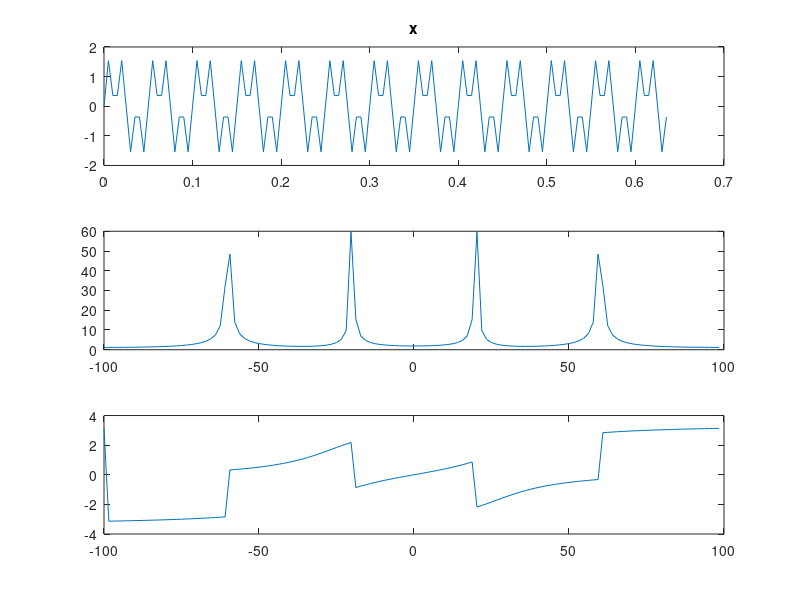
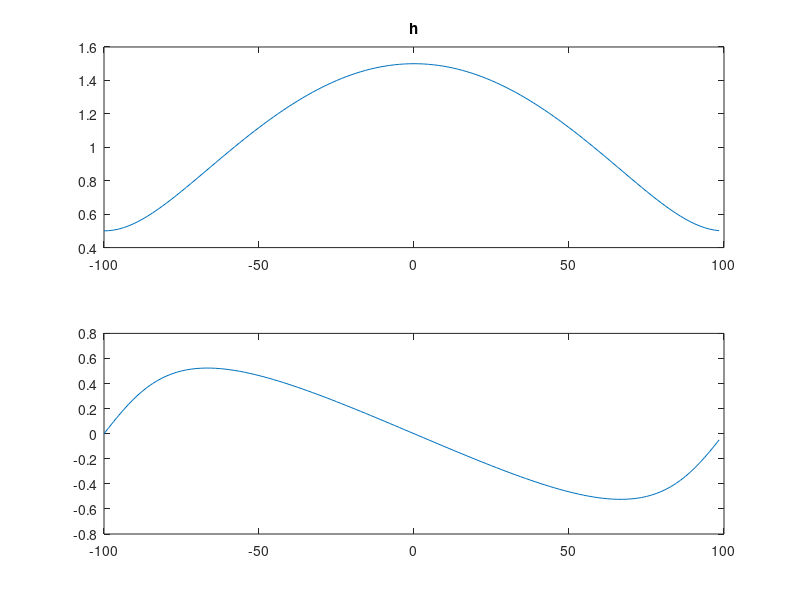
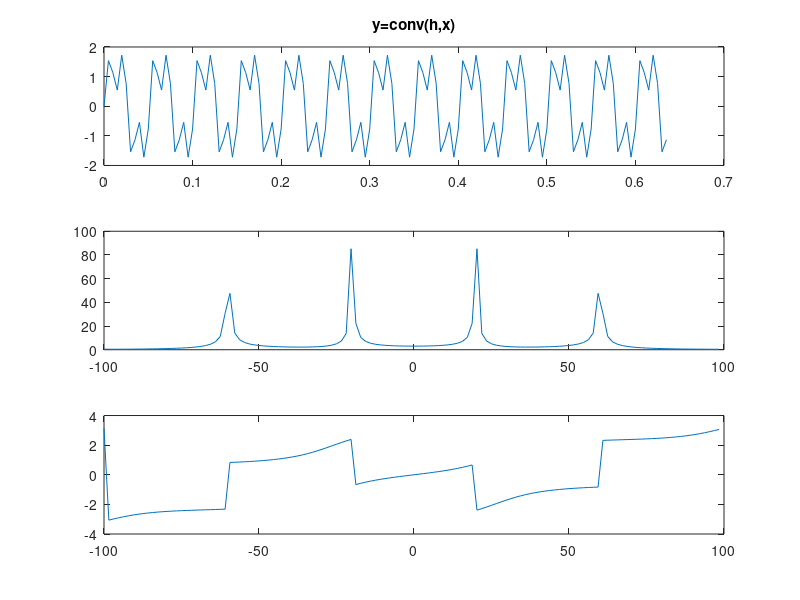
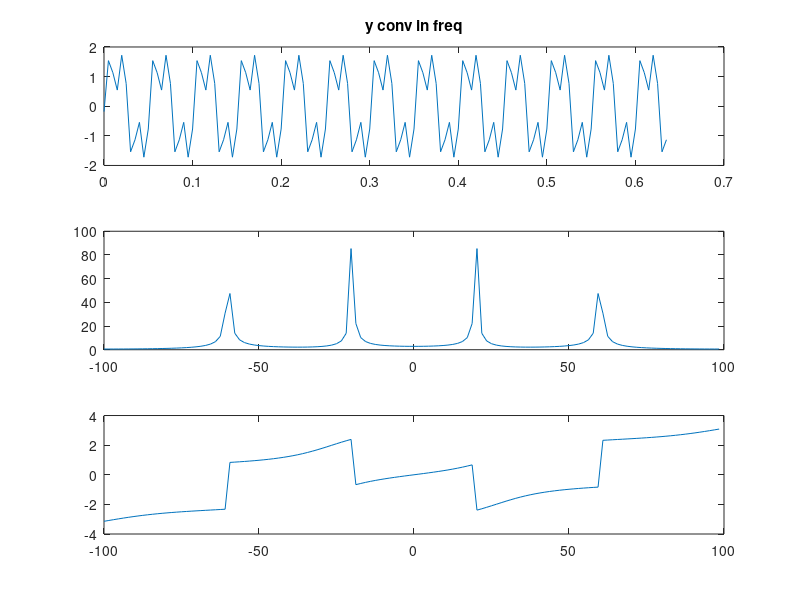

Write the MATLAB code that produced these figures, in order.
% Lab # 4

nt=128;
f1=20;
f2=60;
dt=0.005;
t=0:nt-1;
t=t*dt;
x=sin(2*pi*f1*t)+sin(2*pi*f2*t);

f=-nt/2:nt/2-1;
f=f*2/nt*1/(2*dt);

figure(1)
subplot(311),plot(t,x);title('x')
subplot(312),plot(f,fftshift(abs(fft(x))));
subplot(313),plot(f,fftshift(angle(fft(x))));

h=[1 0.5];
hz=[h zeros(1,126)];

figure(2)
subplot(211),plot(f,fftshift(abs(fft(hz))));title('h')
subplot(212),plot(f,fftshift(angle(fft(hz))));

y=conv(x,h);y=y(1:nt);

figure(3)
subplot(311),plot(t,y);title('y=conv(h,x)')
subplot(312),plot(f,fftshift(abs(fft(y))));
subplot(313),plot(f,fftshift(angle(fft(y))));

% Part 2
%a)
y=ifft(fft(x).*fft(hz));
figure(4)
subplot(311),plot(t,real(y));title('y conv in freq')
subplot(312),plot(f,fftshift(abs(fft(y))));
subplot(313),plot(f,fftshift(angle(fft(y))));


%b)
h=[0.5 1];
hz=[h zeros(1,126)];

figure(5)
subplot(211),plot(f,fftshift(abs(fft(hz))));title('non minimum phase')
subplot(212),plot(f,fftshift(angle(fft(hz))));

y=conv(x,h);y=y(1:nt);

figure(6)
subplot(311),plot(t,y);title('y=conv(x,h2)')
subplot(312),plot(f,fftshift(abs(fft(y))));
subplot(313),plot(f,fftshift(angle(fft(y))));
